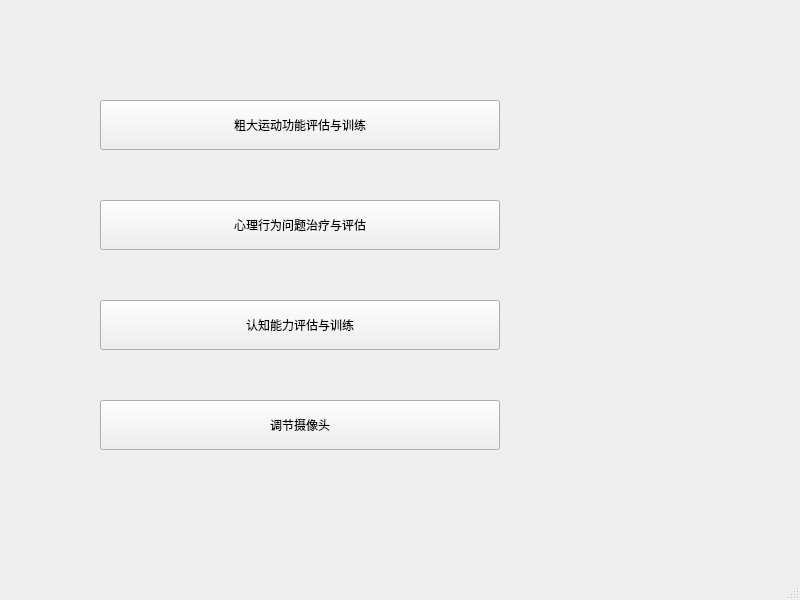
<?xml version="1.0" encoding="UTF-8"?>
<ui version="4.0">
 <class>MainWindow</class>
 <widget class="QMainWindow" name="MainWindow">
  <property name="geometry">
   <rect>
    <x>0</x>
    <y>0</y>
    <width>800</width>
    <height>600</height>
   </rect>
  </property>
  <property name="windowTitle">
   <string>MainWindow</string>
  </property>
  <widget class="QWidget" name="centralwidget">
   <widget class="QPushButton" name="gmfmPushButton">
    <property name="geometry">
     <rect>
      <x>100</x>
      <y>100</y>
      <width>400</width>
      <height>50</height>
     </rect>
    </property>
    <property name="text">
     <string>粗大运动功能评估与训练</string>
    </property>
   </widget>
   <widget class="QPushButton" name="emotionalComputingPushButton">
    <property name="geometry">
     <rect>
      <x>100</x>
      <y>200</y>
      <width>400</width>
      <height>50</height>
     </rect>
    </property>
    <property name="text">
     <string>心理行为问题治疗与评估</string>
    </property>
   </widget>
   <widget class="QPushButton" name="cognitiveAbilityPushButton">
    <property name="geometry">
     <rect>
      <x>100</x>
      <y>300</y>
      <width>400</width>
      <height>50</height>
     </rect>
    </property>
    <property name="text">
     <string>认知能力评估与训练</string>
    </property>
   </widget>
   <widget class="QPushButton" name="cameraAdjustingPushButton">
    <property name="geometry">
     <rect>
      <x>100</x>
      <y>400</y>
      <width>400</width>
      <height>50</height>
     </rect>
    </property>
    <property name="text">
     <string>调节摄像头</string>
    </property>
   </widget>
  </widget>
  <widget class="QMenuBar" name="menubar">
   <property name="geometry">
    <rect>
     <x>0</x>
     <y>0</y>
     <width>800</width>
     <height>25</height>
    </rect>
   </property>
  </widget>
  <widget class="QStatusBar" name="statusbar"/>
 </widget>
 <resources/>
 <connections/>
</ui>
